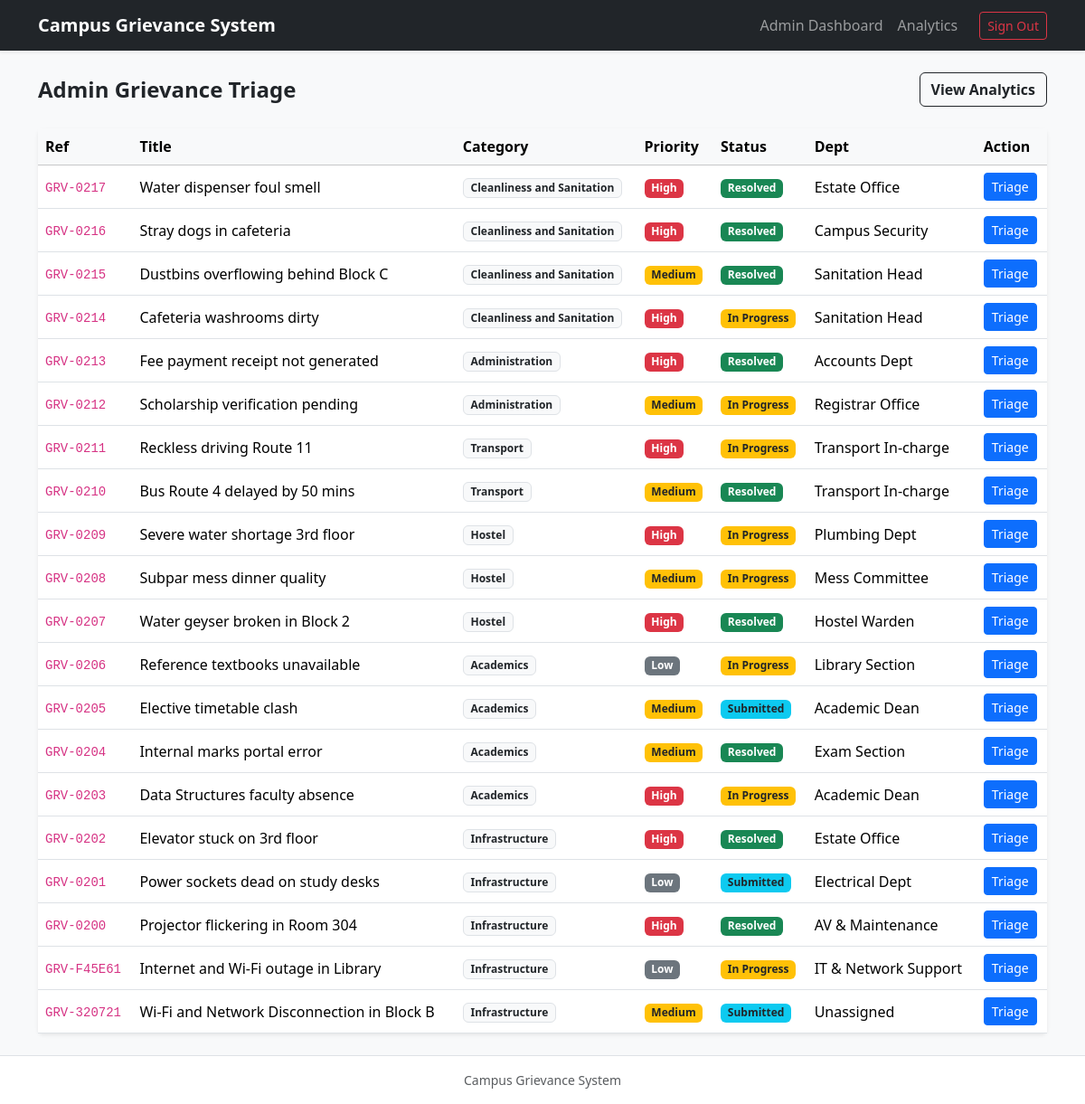
The page /admin/dashboard (signed in) on the database its author committed.
### tables this page shows
CREATE TABLE complaints (
                id INTEGER PRIMARY KEY AUTOINCREMENT,
                complaint_id TEXT UNIQUE NOT NULL,
                student_id INTEGER NOT NULL,
                title TEXT NOT NULL,
                description TEXT NOT NULL,
                location TEXT NOT NULL,
                category TEXT NOT NULL,
                subcategory TEXT,
                priority TEXT NOT NULL CHECK(priority IN ('High', 'Medium', 'Low')),
                status TEXT NOT NULL DEFAULT 'Submitted' CHECK(status IN ('Submitted', 'In Progress', 'Resolved')),
                assigned_dept TEXT DEFAULT 'Unassigned',
                resolution_notes TEXT DEFAULT '',
                created_at TIMESTAMP DEFAULT CURRENT_TIMESTAMP,
                FOREIGN KEY (student_id) REFERENCES users (id) ON DELETE CASCADE
            );

### app.py (the view)
@app.route("/admin/dashboard")
@login_required("admin")
def admin_dashboard():
    with get_db_connection() as conn:
        complaints = conn.execute("SELECT * FROM complaints ORDER BY id DESC").fetchall()
    return render_template("admin_dashboard.html", complaints=complaints)

### app.py (called while the page is built)
def login_required(role=None):
    def decorator(f):
        @wraps(f)
        def decorated(*args, **kwargs):
            if "user_id" not in session:
                flash("Please log in first.", "warning")
                return redirect(url_for("login"))
            if role and session.get("role") != role:
                flash("Unauthorized access.", "danger")
                return redirect(url_for("login"))
            return f(*args, **kwargs)
        return decorated
    return decorator

### database.py (called while the page is built)
def get_db_connection():
    conn = sqlite3.connect(DB_PATH)
    conn.row_factory = sqlite3.Row
    conn.execute("PRAGMA foreign_keys = ON;")
    return conn

### templates/admin_dashboard.html (shortened to what this page needs)
{% extends 'base.html' %}
{% block content %}
<div class="d-flex justify-content-between align-items-center mb-4">
    <h4 class="fw-bold mb-0">Admin Grievance Triage</h4>
    <a href="{{ url_for('analytics_view') }}" class="btn btn-outline-dark fw-semibold">View Analytics</a>
</div>
<div class="card border-0 shadow-sm">
    <table class="table table-hover align-middle mb-0">
        <thead class="table-light">
            <tr><th>Ref</th><th>Title</th><th>Category</th><th>Priority</th><th>Status</th><th>Dept</th><th>Action</th></tr>
        </thead>
        <tbody>
            {% for c in complaints %}
            <tr>
                <td><code>{{ c.complaint_id }}</code></td>
                <td>{{ c.title }}</td>
                <td><span class="badge bg-light text-dark border">{{ c.category }}</span></td>
                <td>
                    <span class="badge {% if c.priority == 'High' %}bg-danger{% elif c.priority == 'Medium' %}bg-warning text-dark{% else %}bg-secondary{% endif %}">
                        {{ c.priority }}
                    </span>
                </td>
                <td>
                    <span class="badge {% if c.status == 'Resolved' %}bg-success{% elif c.status == 'In Progress' %}bg-warning text-dark{% else %}bg-info text-dark{% endif %}">
                        {{ c.status }}
                    </span>
                </td>
                <td>{{ c.assigned_dept }}</td>
                <td>
                    <button class="btn btn-sm btn-primary" data-bs-toggle="modal" data-bs-target="#modal-{{ c.id }}">Triage</button>
                </td>
            </tr>
            {% endfor %}
        </tbody>
    </table>
</div>
{% endblock %}

### rows shown on the page
complaints: complaint_id "GRV-0217", title "Water dispenser foul smell", category "Cleanliness and Sanitation", priority "High", status "Resolved", assigned_dept "Estate Office"
complaints: complaint_id "GRV-0216", title "Stray dogs in cafeteria", category "Cleanliness and Sanitation", priority "High", status "Resolved", assigned_dept "Campus Security"
complaints: complaint_id "GRV-0215", title "Dustbins overflowing behind Block C", category "Cleanliness and Sanitation", priority "Medium", status "Resolved", assigned_dept "Sanitation Head"
complaints: complaint_id "GRV-0214", title "Cafeteria washrooms dirty", category "Cleanliness and Sanitation", priority "High", status "In Progress", assigned_dept "Sanitation Head"
complaints: complaint_id "GRV-0213", title "Fee payment receipt not generated", category "Administration", priority "High", status "Resolved", assigned_dept "Accounts Dept"
complaints: complaint_id "GRV-0212", title "Scholarship verification pending", category "Administration", priority "Medium", status "In Progress", assigned_dept "Registrar Office"
complaints: complaint_id "GRV-0211", title "Reckless driving Route 11", category "Transport", priority "High", status "In Progress", assigned_dept "Transport In-charge"
complaints: complaint_id "GRV-0210", title "Bus Route 4 delayed by 50 mins", category "Transport", priority "Medium", status "Resolved", assigned_dept "Transport In-charge"
complaints: complaint_id "GRV-0209", title "Severe water shortage 3rd floor", category "Hostel", priority "High", status "In Progress", assigned_dept "Plumbing Dept"
complaints: complaint_id "GRV-0208", title "Subpar mess dinner quality", category "Hostel", priority "Medium", status "In Progress", assigned_dept "Mess Committee"
complaints: complaint_id "GRV-0207", title "Water geyser broken in Block 2", category "Hostel", priority "High", status "Resolved", assigned_dept "Hostel Warden"
complaints: complaint_id "GRV-0206", title "Reference textbooks unavailable", category "Academics", priority "Low", status "In Progress", assigned_dept "Library Section"
complaints: complaint_id "GRV-0205", title "Elective timetable clash", category "Academics", priority "Medium", status "Submitted", assigned_dept "Academic Dean"
complaints: complaint_id "GRV-0204", title "Internal marks portal error", category "Academics", priority "Medium", status "Resolved", assigned_dept "Exam Section"
complaints: complaint_id "GRV-0203", title "Data Structures faculty absence", category "Academics", priority "High", status "In Progress", assigned_dept "Academic Dean"
complaints: complaint_id "GRV-0202", title "Elevator stuck on 3rd floor", category "Infrastructure", priority "High", status "Resolved", assigned_dept "Estate Office"
complaints: complaint_id "GRV-0201", title "Power sockets dead on study desks", category "Infrastructure", priority "Low", status "Submitted", assigned_dept "Electrical Dept"
complaints: complaint_id "GRV-0200", title "Projector flickering in Room 304", category "Infrastructure", priority "High", status "Resolved", assigned_dept "AV & Maintenance"
complaints: complaint_id "GRV-F45E61", title "Internet and Wi-Fi outage in Library", category "Infrastructure", priority "Low", status "In Progress", assigned_dept "IT & Network Support"
complaints: complaint_id "GRV-320721", title "Wi-Fi and Network Disconnection in Block B", category "Infrastructure", priority "Medium", status "Submitted", assigned_dept "Unassigned"
